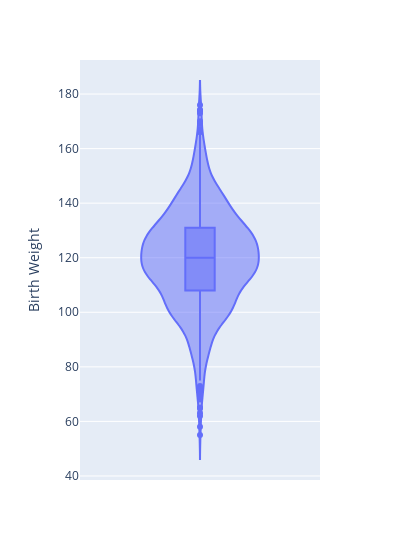

The notebook cell this image was saved under:
### Code cell
#You can put a boxplot inside a violin plot...

px.violin(births, y = "Birth Weight", box=True, width=400)

### Figure 1 — Plotly figure (JSON) as saved in the notebook; plotly's stock layout.template omitted (floating-point values rounded to 4 significant figures; data arrays with more than 128 entries replaced by an {"elided": "..."} marker saying what was removed)
{"data": [{"alignmentgroup": "True", "box": {"visible": true}, "hovertemplate": "Birth Weight=%{y}<extra></extra>", "legendgroup": "", "marker": {"color": "#636efa"}, "name": "", "offsetgroup": "", "orientation": "v", "scalegroup": "True", "showlegend": false, "type": "violin", "x0": " ", "xaxis": "x", "y": {"elided": "1174 int values"}, "y0": " ", "yaxis": "y"}], "layout": {"legend": {"tracegroupgap": 0}, "margin": {"t": 60}, "violinmode": "group", "width": 400, "xaxis": {"anchor": "y", "domain": [0, 1]}, "yaxis": {"anchor": "x", "domain": [0, 1], "title": {"text": "Birth Weight"}}}}
